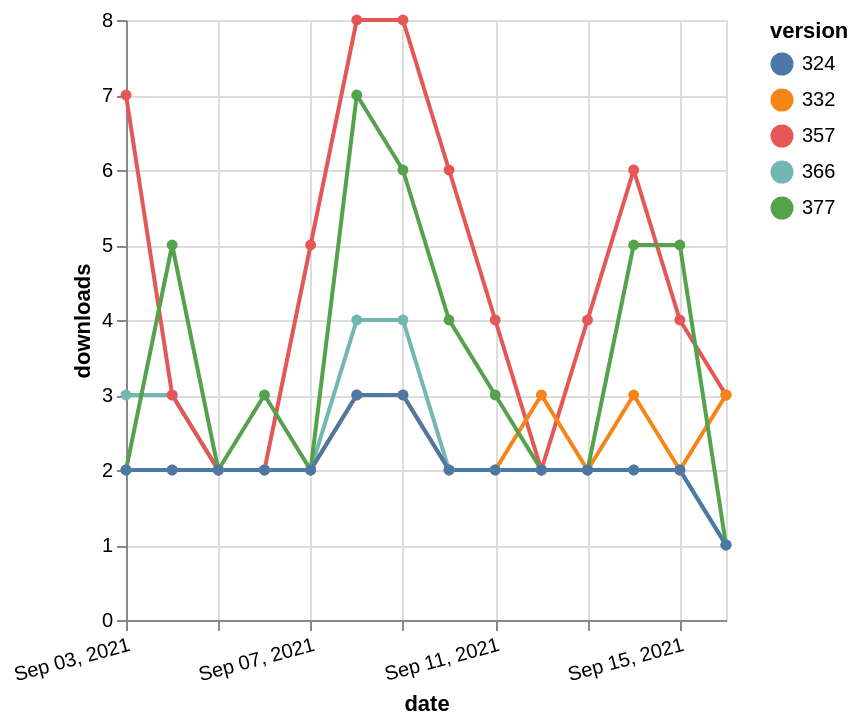

Describe this chart as a Vega-Lite specification.
### Vega-Lite specification from a JSON file in a GitHub repository (floating-point values rounded to 4 significant figures)
{"$schema": "https://vega.github.io/schema/vega-lite/v5.json", "description": "A simple bar chart with embedded data.", "data": {"values": [{"date": "2021-09-03", "total": 3591, "delta": 3, "version": "366"}, {"date": "2021-09-04", "total": 3594, "delta": 3, "version": "366"}, {"date": "2021-09-05", "total": 3596, "delta": 2, "version": "366"}, {"date": "2021-09-06", "total": 3598, "delta": 2, "version": "366"}, {"date": "2021-09-07", "total": 3600, "delta": 2, "version": "366"}, {"date": "2021-09-08", "total": 3604, "delta": 4, "version": "366"}, {"date": "2021-09-09", "total": 3608, "delta": 4, "version": "366"}, {"date": "2021-09-10", "total": 3610, "delta": 2, "version": "366"}, {"date": "2021-09-11", "total": 3612, "delta": 2, "version": "366"}, {"date": "2021-09-12", "total": 3614, "delta": 2, "version": "366"}, {"date": "2021-09-13", "total": 3616, "delta": 2, "version": "366"}, {"date": "2021-09-14", "total": 3618, "delta": 2, "version": "366"}, {"date": "2021-09-15", "total": 3620, "delta": 2, "version": "366"}, {"date": "2021-09-16", "total": 3621, "delta": 1, "version": "366"}, {"date": "2021-09-03", "total": 5764, "delta": 7, "version": "357"}, {"date": "2021-09-04", "total": 5767, "delta": 3, "version": "357"}, {"date": "2021-09-05", "total": 5769, "delta": 2, "version": "357"}, {"date": "2021-09-06", "total": 5771, "delta": 2, "version": "357"}, {"date": "2021-09-07", "total": 5776, "delta": 5, "version": "357"}, {"date": "2021-09-08", "total": 5784, "delta": 8, "version": "357"}, {"date": "2021-09-09", "total": 5792, "delta": 8, "version": "357"}, {"date": "2021-09-10", "total": 5798, "delta": 6, "version": "357"}, {"date": "2021-09-11", "total": 5802, "delta": 4, "version": "357"}, {"date": "2021-09-12", "total": 5804, "delta": 2, "version": "357"}, {"date": "2021-09-13", "total": 5808, "delta": 4, "version": "357"}, {"date": "2021-09-14", "total": 5814, "delta": 6, "version": "357"}, {"date": "2021-09-15", "total": 5818, "delta": 4, "version": "357"}, {"date": "2021-09-16", "total": 5821, "delta": 3, "version": "357"}, {"date": "2021-09-03", "total": 4806, "delta": 2, "version": "332"}, {"date": "2021-09-04", "total": 4808, "delta": 2, "version": "332"}, {"date": "2021-09-05", "total": 4810, "delta": 2, "version": "332"}, {"date": "2021-09-06", "total": 4812, "delta": 2, "version": "332"}, {"date": "2021-09-07", "total": 4814, "delta": 2, "version": "332"}, {"date": "2021-09-08", "total": 4817, "delta": 3, "version": "332"}, {"date": "2021-09-09", "total": 4820, "delta": 3, "version": "332"}, {"date": "2021-09-10", "total": 4822, "delta": 2, "version": "332"}, {"date": "2021-09-11", "total": 4824, "delta": 2, "version": "332"}, {"date": "2021-09-12", "total": 4827, "delta": 3, "version": "332"}, {"date": "2021-09-13", "total": 4829, "delta": 2, "version": "332"}, {"date": "2021-09-14", "total": 4832, "delta": 3, "version": "332"}, {"date": "2021-09-15", "total": 4834, "delta": 2, "version": "332"}, {"date": "2021-09-16", "total": 4837, "delta": 3, "version": "332"}, {"date": "2021-09-03", "total": 2950, "delta": 2, "version": "377"}, {"date": "2021-09-04", "total": 2955, "delta": 5, "version": "377"}, {"date": "2021-09-05", "total": 2957, "delta": 2, "version": "377"}, {"date": "2021-09-06", "total": 2960, "delta": 3, "version": "377"}, {"date": "2021-09-07", "total": 2962, "delta": 2, "version": "377"}, {"date": "2021-09-08", "total": 2969, "delta": 7, "version": "377"}, {"date": "2021-09-09", "total": 2975, "delta": 6, "version": "377"}, {"date": "2021-09-10", "total": 2979, "delta": 4, "version": "377"}, {"date": "2021-09-11", "total": 2982, "delta": 3, "version": "377"}, {"date": "2021-09-12", "total": 2984, "delta": 2, "version": "377"}, {"date": "2021-09-13", "total": 2986, "delta": 2, "version": "377"}, {"date": "2021-09-14", "total": 2991, "delta": 5, "version": "377"}, {"date": "2021-09-15", "total": 2996, "delta": 5, "version": "377"}, {"date": "2021-09-16", "total": 2997, "delta": 1, "version": "377"}, {"date": "2021-09-03", "total": 2616, "delta": 2, "version": "324"}, {"date": "2021-09-04", "total": 2618, "delta": 2, "version": "324"}, {"date": "2021-09-05", "total": 2620, "delta": 2, "version": "324"}, {"date": "2021-09-06", "total": 2622, "delta": 2, "version": "324"}, {"date": "2021-09-07", "total": 2624, "delta": 2, "version": "324"}, {"date": "2021-09-08", "total": 2627, "delta": 3, "version": "324"}, {"date": "2021-09-09", "total": 2630, "delta": 3, "version": "324"}, {"date": "2021-09-10", "total": 2632, "delta": 2, "version": "324"}, {"date": "2021-09-11", "total": 2634, "delta": 2, "version": "324"}, {"date": "2021-09-12", "total": 2636, "delta": 2, "version": "324"}, {"date": "2021-09-13", "total": 2638, "delta": 2, "version": "324"}, {"date": "2021-09-14", "total": 2640, "delta": 2, "version": "324"}, {"date": "2021-09-15", "total": 2642, "delta": 2, "version": "324"}, {"date": "2021-09-16", "total": 2643, "delta": 1, "version": "324"}]}, "width": "container", "mark": {"type": "line", "point": {"filled": true}}, "encoding": {"x": {"field": "date", "type": "temporal", "timeUnit": "yearmonthdate", "title": "date", "axis": {"labelAngle": -15}}, "y": {"field": "delta", "type": "quantitative", "title": "downloads"}, "color": {"field": "version", "type": "nominal"}, "tooltip": {"field": "delta"}}}
